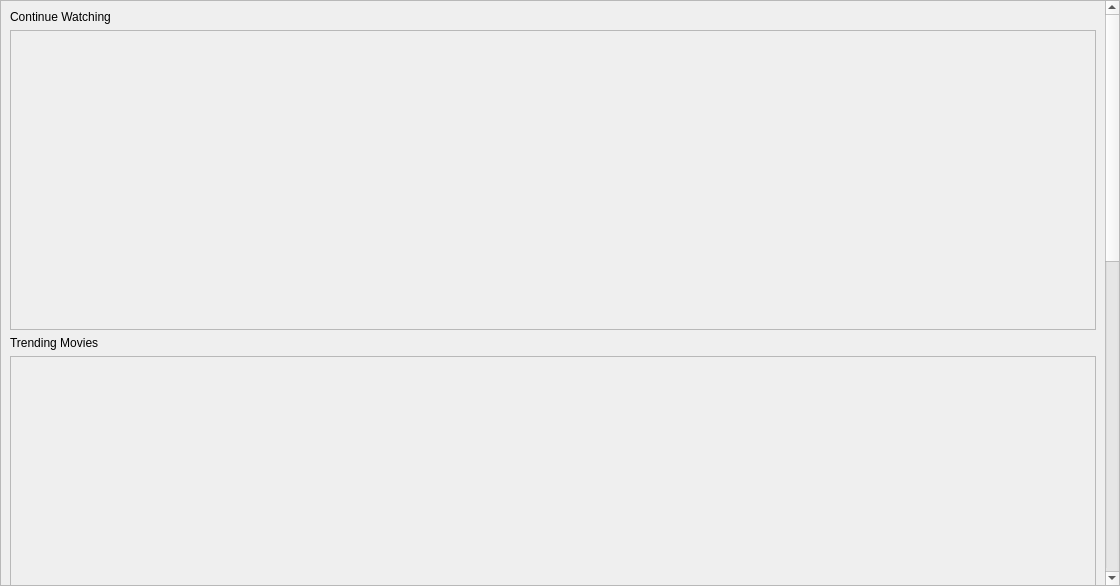
<?xml version="1.0" encoding="UTF-8"?>
<ui version="4.0">
 <class>HomeWidget</class>
 <widget class="QWidget" name="HomeWidget">
  <property name="geometry">
   <rect>
    <x>0</x>
    <y>0</y>
    <width>1120</width>
    <height>586</height>
   </rect>
  </property>
  <property name="windowTitle">
   <string>Home</string>
  </property>
  <layout class="QVBoxLayout" name="verticalLayout">
   <property name="spacing">
    <number>0</number>
   </property>
   <property name="leftMargin">
    <number>0</number>
   </property>
   <property name="topMargin">
    <number>0</number>
   </property>
   <property name="rightMargin">
    <number>0</number>
   </property>
   <property name="bottomMargin">
    <number>0</number>
   </property>
   <item>
    <widget class="QScrollArea" name="homeScrollArea">
     <property name="verticalScrollBarPolicy">
      <enum>Qt::ScrollBarAlwaysOn</enum>
     </property>
     <property name="horizontalScrollBarPolicy">
      <enum>Qt::ScrollBarAsNeeded</enum>
     </property>
     <property name="widgetResizable">
      <bool>true</bool>
     </property>
     <widget class="QWidget" name="homeScrollAreaContent">
      <property name="geometry">
       <rect>
        <x>0</x>
        <y>0</y>
        <width>1101</width>
        <height>1312</height>
       </rect>
      </property>
      <layout class="QVBoxLayout" name="verticalLayout_2">
       <item>
        <widget class="QLabel" name="label">
         <property name="text">
          <string>Continue Watching</string>
         </property>
        </widget>
       </item>
       <item>
        <widget class="QScrollArea" name="horizontalScrollArea_CurrentWatching">
         <property name="minimumSize">
          <size>
           <width>0</width>
           <height>300</height>
          </size>
         </property>
         <property name="verticalScrollBarPolicy">
          <enum>Qt::ScrollBarAlwaysOff</enum>
         </property>
         <property name="widgetResizable">
          <bool>true</bool>
         </property>
         <widget class="QWidget" name="currentWatchingContent">
          <property name="geometry">
           <rect>
            <x>0</x>
            <y>0</y>
            <width>1081</width>
            <height>298</height>
           </rect>
          </property>
         </widget>
        </widget>
       </item>
       <item>
        <widget class="QLabel" name="label_2">
         <property name="text">
          <string>Trending Movies</string>
         </property>
        </widget>
       </item>
       <item>
        <widget class="QScrollArea" name="horizontalScrollArea_TrendingsMovies">
         <property name="minimumSize">
          <size>
           <width>0</width>
           <height>300</height>
          </size>
         </property>
         <property name="verticalScrollBarPolicy">
          <enum>Qt::ScrollBarAlwaysOff</enum>
         </property>
         <property name="widgetResizable">
          <bool>true</bool>
         </property>
         <widget class="QWidget" name="trendingMoviesContent">
          <property name="geometry">
           <rect>
            <x>0</x>
            <y>0</y>
            <width>1081</width>
            <height>298</height>
           </rect>
          </property>
         </widget>
        </widget>
       </item>
       <item>
        <widget class="QLabel" name="label_3">
         <property name="text">
          <string>Trending Series</string>
         </property>
        </widget>
       </item>
       <item>
        <widget class="QScrollArea" name="horizontalScrollArea_TrendingsSeries">
         <property name="minimumSize">
          <size>
           <width>0</width>
           <height>300</height>
          </size>
         </property>
         <property name="verticalScrollBarPolicy">
          <enum>Qt::ScrollBarAlwaysOff</enum>
         </property>
         <property name="widgetResizable">
          <bool>true</bool>
         </property>
         <widget class="QWidget" name="trendingSeriesContent">
          <property name="geometry">
           <rect>
            <x>0</x>
            <y>0</y>
            <width>1081</width>
            <height>298</height>
           </rect>
          </property>
         </widget>
        </widget>
       </item>
       <item>
        <widget class="QLabel" name="label_4">
         <property name="text">
          <string>Trending Anime</string>
         </property>
        </widget>
       </item>
       <item>
        <widget class="QScrollArea" name="horizontalScrollArea_TrendingsAnimes">
         <property name="minimumSize">
          <size>
           <width>0</width>
           <height>300</height>
          </size>
         </property>
         <property name="verticalScrollBarPolicy">
          <enum>Qt::ScrollBarAlwaysOff</enum>
         </property>
         <property name="widgetResizable">
          <bool>true</bool>
         </property>
         <widget class="QWidget" name="trendingAnimeContent">
          <property name="geometry">
           <rect>
            <x>0</x>
            <y>0</y>
            <width>1081</width>
            <height>298</height>
           </rect>
          </property>
         </widget>
        </widget>
       </item>
      </layout>
     </widget>
    </widget>
   </item>
  </layout>
 </widget>
 <resources/>
 <connections/>
</ui>
